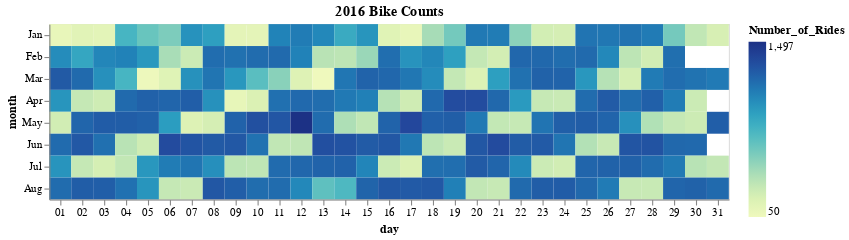

The code cell stored with this chart in its notebook:
### Code cell
df_bonus_1['Day'] = pd.to_datetime(df_bonus_1['Day'])
alt.Chart(df_bonus_1).mark_rect().encode(
    alt.X('date(Day):O', title='day'),
    alt.Y('month(Day):O', title='month'),
    color='Number_of_Rides:Q'
).properties(
    title="2016 Bike Counts"
)

### Figure 1 — Vega-Lite specification as saved in the notebook (floating-point values rounded to 4 significant figures; data arrays with more than 128 entries replaced by an {"elided": "..."} marker saying what was removed)
{"config": {"view": {"continuousWidth": 400, "continuousHeight": 300}}, "data": {"name": "data-d5cf16a32d66378c4c9458a45ed18aeb"}, "mark": "rect", "encoding": {"color": {"type": "quantitative", "field": "Number_of_Rides"}, "x": {"type": "ordinal", "field": "Day", "timeUnit": "date", "title": "day"}, "y": {"type": "ordinal", "field": "Day", "timeUnit": "month", "title": "month"}}, "title": "2016 Bike Counts", "$schema": "https://vega.github.io/schema/vega-lite/v4.8.1.json", "datasets": {"data-d5cf16a32d66378c4c9458a45ed18aeb": {"elided": "244 records"}}}
